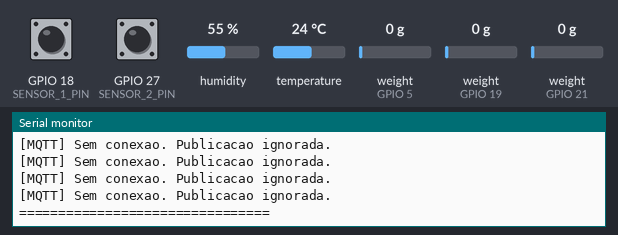
The sketch below on a simulated ESP32. Parts: the last lines printed to the serial monitor. The test bench sets the inputs (shaded band); at power-on: GPIO 18 (SENSOR_1_PIN) HIGH, GPIO 27 (SENSOR_2_PIN) HIGH, humidity 55 %, weight on the scale (sensors on GPIO 5, GPIO 19, GPIO 21) 0 g, temperature 24 °C. WiFi joins after 1.5 s; servers stay silent unless stated; the local clock reads 2024-03-15 10:24:30 at power-on unless the sketch sets it; no MQTT or app messages arrive unless stated.

Above: at 3.7 s.
3.8 s: GPIO 18 (SENSOR_1_PIN) driven LOW
At 4.4 s:
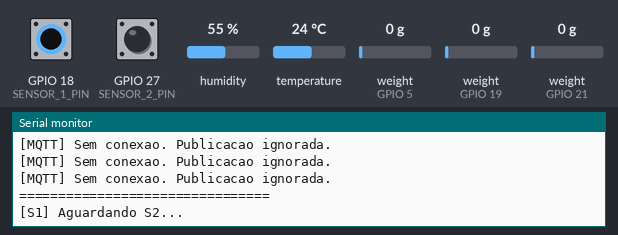
6.5 s: GPIO 27 (SENSOR_2_PIN) driven LOW
8.0 s: humidity set to 22 %
At 10.4 s:
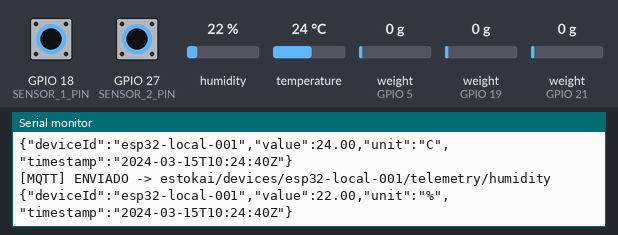
11.5 s: weight on the scale (sensor on GPIO 5) set to 100 g
At 12.65 s:
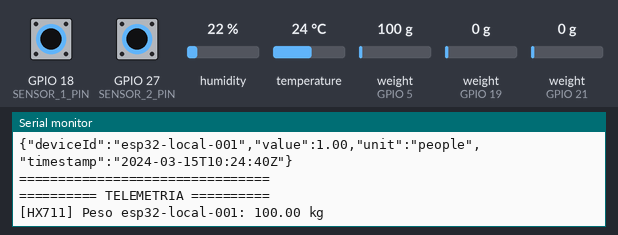
13.0 s: weight on the scale (sensor on GPIO 19) set to 100 g
At 13.0 s:
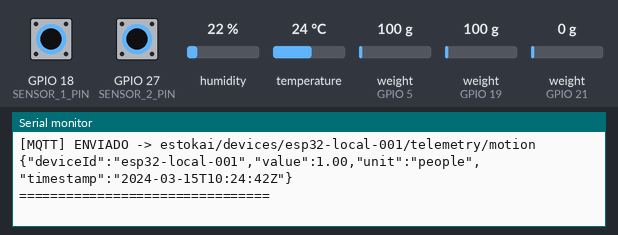
14.5 s: weight on the scale (sensor on GPIO 21) set to 100 g
At 14.85 s:
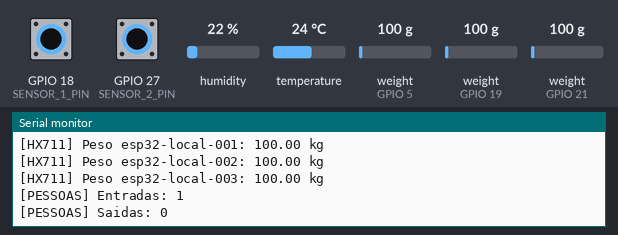
Timing chart, 0 to 17.0 s (numbered marks = the images above; inputs shaded):
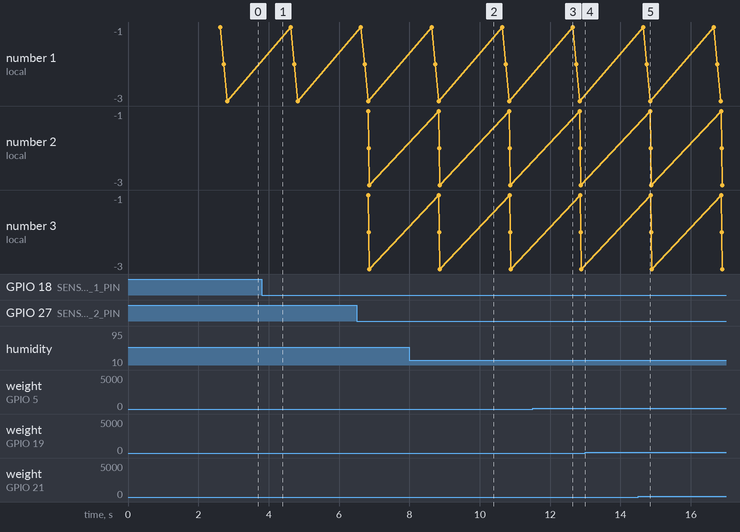

Measured:
- after the input at 3.8 s, the serial monitor: prints a new line at once (image 1)
- after the input at 8.0 s, the serial monitor: prints a new line after 2.0 s (image 2)
- after the input at 11.5 s, the serial monitor: prints a new line after 1.1 s (image 3)
- after the input at 14.5 s, the serial monitor: prints a new line after 0.35 s (image 5)

The sketch:

sketch.ino
```cpp
#include <WiFi.h>
#include <PubSubClient.h>
#include <DHT.h>
#include <HX711.h>
#include <time.h>
#include <math.h>

// ========================================
// CONFIGURACAO DOS PINOS
// ========================================

#define SENSOR_1_PIN 18
#define SENSOR_2_PIN 27

#define DHT_PIN 4
#define DHT_TYPE DHT22

#define HX711_DT 5
#define HX711_SCK 23
#define HX711_002_DT 19
#define HX711_002_SCK 22
#define HX711_003_DT 21
#define HX711_003_SCK 25

// ========================================
// WIFI E MQTT
// ========================================

const char* WIFI_SSID = "Wokwi-GUEST";
const char* WIFI_PASSWORD = "";

const char* MQTT_BROKER = "host.wokwi.internal";
const int MQTT_PORT = 28883;

const char* MQTT_USERNAME = "rabbitmq";
const char* MQTT_PASSWORD = "SUA_SENHA";

const char* DEVICE_ID = "esp32-local-001";
const char* SCALE_DEVICE_ID_002 = "esp32-local-002";
const char* SCALE_DEVICE_ID_003 = "esp32-local-003";

// ========================================
// OBJETOS
// ========================================

WiFiClient wifiClient;
PubSubClient mqtt(wifiClient);

DHT dht(DHT_PIN, DHT_TYPE);
HX711 balanca;
HX711 balanca002;
HX711 balanca003;

// ========================================
// VARIAVEIS
// ========================================

float temperatura = NAN;
float umidade = NAN;
float peso = 0;
float peso002 = 0;
float peso003 = 0;

const float FATOR_BALANCA = 420.0;

int entradas = 0;
int saidas = 0;
int pessoasDentro = 0;

bool anteriorS1 = HIGH;
bool anteriorS2 = HIGH;

enum Estado {
  ESPERANDO,
  ESPERANDO_S2,
  ESPERANDO_S1
};

Estado estado = ESPERANDO;

unsigned long inicioSequencia = 0;
unsigned long ultimaTelemetria = 0;
unsigned long ultimaTelemetriaAmbiental = 0;
unsigned long ultimaTentativaMQTT = 0;
unsigned long ultimaTentativaWiFi = 0;

const unsigned long TIMEOUT = 5000;
const unsigned long INTERVALO_TELEMETRIA = 2000;
const unsigned long INTERVALO_TELEMETRIA_AMBIENTAL = 10000;
const unsigned long INTERVALO_RECONEXAO = 5000;

// ========================================
// CONECTAR WIFI
// ========================================

void conectarWiFi() {
  if (WiFi.status() == WL_CONNECTED) return;

  if (millis() - ultimaTentativaWiFi < INTERVALO_RECONEXAO) {
    return;
  }

  ultimaTentativaWiFi = millis();

  Serial.println("[WIFI] Tentando conectar...");
  WiFi.begin(WIFI_SSID, WIFI_PASSWORD);
}

// ========================================
// CONECTAR MQTT
// ========================================

void conectarMQTT() {
  if (WiFi.status() != WL_CONNECTED) return;
  if (mqtt.connected()) return;

  if (millis() - ultimaTentativaMQTT < INTERVALO_RECONEXAO) {
    return;
  }

  ultimaTentativaMQTT = millis();

  Serial.println("[MQTT] Tentando conectar...");

  String clientId = "wokwi-" + String(DEVICE_ID);

  bool conectado = mqtt.connect(
    clientId.c_str(),
    MQTT_USERNAME,
    MQTT_PASSWORD
  );

  if (conectado) {
    Serial.println("[MQTT] Conectado com sucesso!");
  } else {
    Serial.print("[MQTT] Falha. Codigo: ");
    Serial.println(mqtt.state());
  }
}

// ========================================
// TIMESTAMP
// ========================================

String timestampISO() {
  struct tm timeinfo;

  if (!getLocalTime(&timeinfo, 100)) {
    return "";
  }

  char buffer[25];

  strftime(
    buffer,
    sizeof(buffer),
    "%Y-%m-%dT%H:%M:%SZ",
    &timeinfo
  );

  return String(buffer);
}

// ========================================
// PUBLICAR SENSOR
// ========================================

void publicarSensor(
  const char* deviceId,
  const char* sensor,
  float valor,
  const char* unidade
) {
  if (!mqtt.connected()) {
    Serial.println("[MQTT] Sem conexao. Publicacao ignorada.");
    return;
  }

  if (!isfinite(valor)) {
    Serial.println("[MQTT] Valor invalido. Publicacao ignorada.");
    return;
  }

  String topico = "estokai/devices/";
  topico += deviceId;
  topico += "/telemetry/";
  topico += sensor;

  String payload = "{";
  payload += "\"deviceId\":\"" + String(deviceId) + "\",";
  payload += "\"value\":" + String(valor, 2) + ",";
  payload += "\"unit\":\"" + String(unidade) + "\",";
  payload += "\"timestamp\":\"" + timestampISO() + "\"";
  payload += "}";

  bool enviado = mqtt.publish(
    topico.c_str(),
    payload.c_str()
  );

  if (enviado) {
    Serial.print("[MQTT] ENVIADO -> ");
    Serial.println(topico);
    Serial.println(payload);
  } else {
    Serial.print("[MQTT] FALHA -> ");
    Serial.println(topico);
  }
}

// ========================================
// LEITURA DHT22
// ========================================

void atualizarDHT() {
  temperatura = dht.readTemperature();
  umidade = dht.readHumidity();

  if (isnan(temperatura)) {
    Serial.println("[DHT22] ERRO ao ler temperatura!");
  } else {
    Serial.print("[DHT22] Temperatura: ");
    Serial.print(temperatura, 2);
    Serial.println(" C");
  }

  if (isnan(umidade)) {
    Serial.println("[DHT22] ERRO ao ler umidade!");
  } else {
    Serial.print("[DHT22] Umidade: ");
    Serial.print(umidade, 2);
    Serial.println(" %");
  }
}

// ========================================
// LEITURA BALANCA
// ========================================

void atualizarBalanca(HX711& sensor, float& pesoAtual, const char* deviceId) {
  if (!sensor.is_ready()) {
    Serial.print("[HX711] Sensor indisponivel: ");
    Serial.println(deviceId);
    return;
  }

  pesoAtual = sensor.get_units(1);

  if (pesoAtual > -0.02 && pesoAtual < 0.02) {
    pesoAtual = 0;
  }

  Serial.print("[HX711] Peso ");
  Serial.print(deviceId);
  Serial.print(": ");
  Serial.print(pesoAtual, 2);
  Serial.println(" kg");
}

// HX711::tare() usa read(), que espera indefinidamente pelo proximo dado.
// No simulador (ou se o sensor estiver desconectado) isso pode travar o setup.
bool zerarBalanca(HX711& sensor, const char* deviceId) {
  const byte AMOSTRAS_TARA = 5;
  long soma = 0;

  for (byte i = 0; i < AMOSTRAS_TARA; i++) {
    if (!sensor.wait_ready_timeout(2000, 1)) {
      Serial.print("[HX711] Timeout ao zerar: ");
      Serial.println(deviceId);
      return false;
    }

    soma += sensor.read();
  }

  sensor.set_offset(soma / AMOSTRAS_TARA);
  Serial.print("[HX711] Balanca ");
  Serial.print(deviceId);
  Serial.println(" zerada.");
  return true;
}

// ========================================
// CONTADOR DE PESSOAS
// ========================================

void registrarEntrada() {
  entradas++;
  pessoasDentro++;

  Serial.println("[PESSOAS] ENTRADA DETECTADA");

  Serial.print("Pessoas dentro: ");
  Serial.println(pessoasDentro);

  estado = ESPERANDO;
}

void registrarSaida() {
  if (pessoasDentro <= 0) {
    Serial.println("[PESSOAS] Saida ignorada: ambiente vazio.");
    estado = ESPERANDO;
    return;
  }

  saidas++;
  pessoasDentro--;

  Serial.println("[PESSOAS] SAIDA DETECTADA");

  Serial.print("Pessoas dentro: ");
  Serial.println(pessoasDentro);

  estado = ESPERANDO;
}

void pressionouS1() {
  if (estado == ESPERANDO) {
    estado = ESPERANDO_S2;
    inicioSequencia = millis();

    Serial.println("[S1] Aguardando S2...");
  }
  else if (estado == ESPERANDO_S1) {
    registrarSaida();
  }
}

void pressionouS2() {
  if (estado == ESPERANDO) {
    estado = ESPERANDO_S1;
    inicioSequencia = millis();

    Serial.println("[S2] Aguardando S1...");
  }
  else if (estado == ESPERANDO_S2) {
    registrarEntrada();
  }
}

void atualizarBotoes() {
  bool atualS1 = digitalRead(SENSOR_1_PIN);
  bool atualS2 = digitalRead(SENSOR_2_PIN);

  if (anteriorS1 == HIGH && atualS1 == LOW) {
    pressionouS1();
  }

  if (anteriorS2 == HIGH && atualS2 == LOW) {
    pressionouS2();
  }

  anteriorS1 = atualS1;
  anteriorS2 = atualS2;
}

void verificarTimeout() {
  if (estado == ESPERANDO) return;

  if (millis() - inicioSequencia > TIMEOUT) {
    Serial.println("[PESSOAS] Sequencia expirada.");
    estado = ESPERANDO;
  }
}

// ========================================
// TELEMETRIA
// ========================================

void telemetria() {
  Serial.println();
  Serial.println("========== TELEMETRIA ==========");

  atualizarBalanca(balanca, peso, DEVICE_ID);
  atualizarBalanca(balanca002, peso002, SCALE_DEVICE_ID_002);
  atualizarBalanca(balanca003, peso003, SCALE_DEVICE_ID_003);

  Serial.print("[PESSOAS] Entradas: ");
  Serial.println(entradas);

  Serial.print("[PESSOAS] Saidas: ");
  Serial.println(saidas);

  Serial.print("[PESSOAS] Dentro: ");
  Serial.println(pessoasDentro);

  if (balanca.is_ready()) {
    publicarSensor(DEVICE_ID, "weight", peso, "kg");
  }

  if (balanca002.is_ready()) {
    publicarSensor(SCALE_DEVICE_ID_002, "weight", peso002, "kg");
  }

  if (balanca003.is_ready()) {
    publicarSensor(SCALE_DEVICE_ID_003, "weight", peso003, "kg");
  }

  publicarSensor(DEVICE_ID, "motion", pessoasDentro, "people");

  Serial.println("================================");
}

void telemetriaAmbiental() {
  atualizarDHT();

  if (!isnan(temperatura)) {
    publicarSensor(DEVICE_ID, "temperature", temperatura, "C");
  }

  if (!isnan(umidade)) {
    publicarSensor(DEVICE_ID, "humidity", umidade, "%");
  }
}

// ========================================
// SETUP
// ========================================

void setup() {
  Serial.begin(115200);
  delay(1000);

  Serial.println();
  Serial.println("================================");
  Serial.println("       ESTOKAI IOT - ESP32");
  Serial.println("================================");

  pinMode(SENSOR_1_PIN, INPUT_PULLUP);
  pinMode(SENSOR_2_PIN, INPUT_PULLUP);

  dht.begin();

  Serial.println("[DHT22] Inicializado no GPIO 4");

  balanca.begin(HX711_DT, HX711_SCK);
  balanca.set_scale(FATOR_BALANCA);
  balanca002.begin(HX711_002_DT, HX711_002_SCK);
  balanca002.set_scale(FATOR_BALANCA);
  balanca003.begin(HX711_003_DT, HX711_003_SCK);
  balanca003.set_scale(FATOR_BALANCA);

  zerarBalanca(balanca, DEVICE_ID);
  zerarBalanca(balanca002, SCALE_DEVICE_ID_002);
  zerarBalanca(balanca003, SCALE_DEVICE_ID_003);

  WiFi.mode(WIFI_STA);
  WiFi.begin(WIFI_SSID, WIFI_PASSWORD);

  mqtt.setServer(MQTT_BROKER, MQTT_PORT);
  mqtt.setBufferSize(512);
  mqtt.setKeepAlive(30);
  mqtt.setSocketTimeout(2);

  configTime(0, 0, "pool.ntp.org");

  Serial.println("[SISTEMA] Inicializacao concluida.");
  Serial.println("[SISTEMA] Entrada: S1 -> S2");
  Serial.println("[SISTEMA] Saida: S2 -> S1");
}

// ========================================
// LOOP PRINCIPAL
// ========================================

void loop() {
  if (WiFi.status() != WL_CONNECTED) {
    conectarWiFi();
  } else {
    if (!mqtt.connected()) {
      conectarMQTT();
    } else {
      mqtt.loop();
    }
  }

  atualizarBotoes();
  verificarTimeout();

  if (millis() - ultimaTelemetria >= INTERVALO_TELEMETRIA) {
    ultimaTelemetria = millis();
    telemetria();
  }

  if (millis() - ultimaTelemetriaAmbiental >= INTERVALO_TELEMETRIA_AMBIENTAL) {
    ultimaTelemetriaAmbiental = millis();
    telemetriaAmbiental();
  }

  delay(10);
}
```
